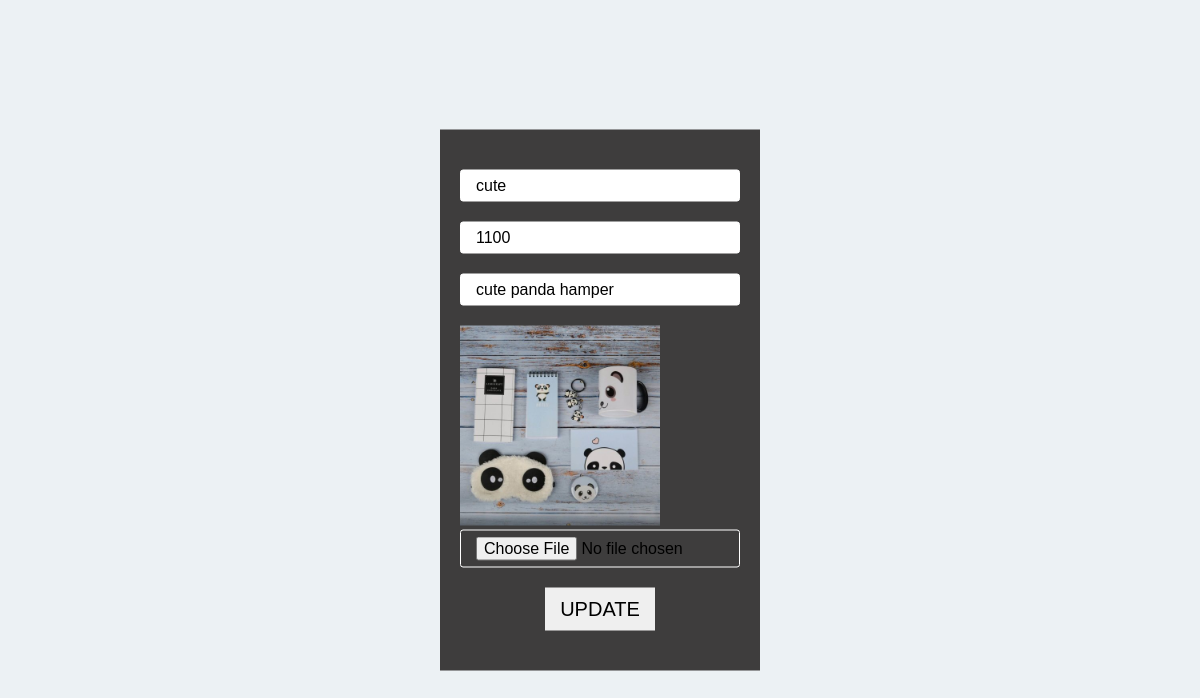
Screenshot of /gifapp/proedit/1 with the database file from the repository.
### gifapp/models.py (models this page shows, shortened)
class imagemodel(models.Model):
    shopid=models.IntegerField()
    proname=models.CharField(max_length=30)
    proprice=models.IntegerField()
    prodes=models.CharField(max_length=30)
    prfile=models.ImageField(upload_to='gifapp/static')

### gifapp/views.py (the view, shortened to what this page needs)
# urls.py: path('proedit/<int:id>',proedit),
def proedit(request,id):
    a=imagemodel.objects.get(id=id)
    im=str(a.prfile).split('/')[-1]
    return render(request,'editpro.html',{'a':a,'im':im})

### gifapp/templates/editpro.html (shortened to what this page needs)
<!DOCTYPE html>
<html lang="en">
{% load static %}
<head>
</head>
<body>
<div class="registration-form">
        <form method="post" enctype="multipart/form-data">{% csrf_token %}
            <input type="text" name="prodname" placeholder="product name" value="{{a.proname}}">
            <input type="number" name="prodpri" placeholder="product price" value="{{a.proprice}}">
            <input type="text" name="proddes" placeholder="product description" value="{{a.prodes}}">
            <img src="{% static im %}" height="200px" width="200px">
            <input type="file" name="prodimg" placeholder="product image">
            <center><button type="submit">UPDATE</button></center>
        </form>
    </div>
</body>
</html>

### gifapp/templates/editpro.html (style rules this page uses)
* { padding:0; margin:0; font-family:sans-serif; }
body { background:#ecf1f4 }
.registration-form { width:320px; background:#3e3d3d; padding:40px 20px; box-sizing: border-box; position:fixed; left:50%; top:50%; transform: translate(-50%,-50%); }
.registration-form button { font-size:20px; padding: 10px 15px; border:0; }

### rows the page displays
imagemodel: prodname "cute", prodpri "1100", proddes "cute panda hamper"
